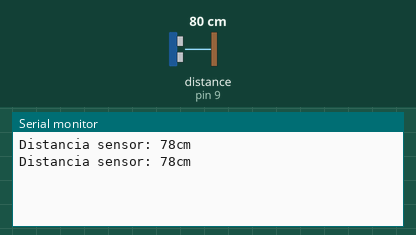
Simulated run of this sketch. Board: Arduino Uno, built with avr-gcc and run on an emulated ATmega328P. On the bench: the last lines printed to the serial monitor. Wiring (inferred from the names in the program): ultrasonic range finder: trigger pin 8; echo pin 9. Inputs (shaded band) come from the test bench; at power-on: distance to the obstacle (sensor on pin 9) 80 cm. The echo pulse lasts 58.3 µs per cm.

Above: at 5.8 s.
5.9 s: distance to the obstacle (sensor on pin 9) set to 2 cm
At 11.2 s:
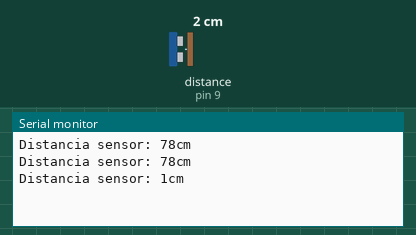
11.9 s: distance to the obstacle (sensor on pin 9) set to 4 cm
At 16.2 s:
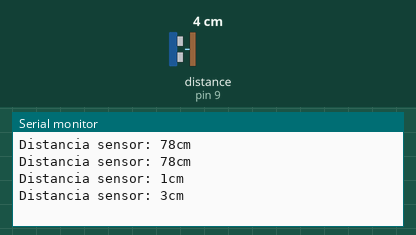
Timing chart, 0 to 17.7 s (numbered marks = the images above; inputs shaded):
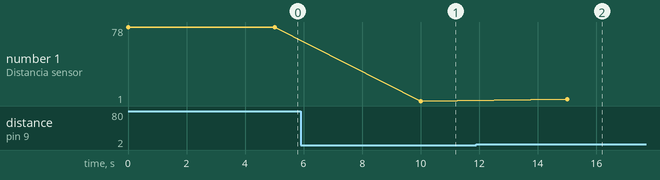

Measured:
- after the input at 5.9 s, the serial monitor: prints a new line after 4.1 s (image 1)
- after the input at 11.9 s, the serial monitor: prints a new line after 3.1 s (image 2)
- plotted number 1: 78 → 1 after the input at 5.9 s, 1 → 3 after the input at 11.9 s

The sketch:

sensor_nivel_ultrasonico_test.ino
```cpp
const byte trigger = 8;
const byte echo = 9;

void setup() {
  pinMode(trigger, OUTPUT);
  pinMode(echo, INPUT);
  digitalWrite(trigger, LOW);
  Serial.begin(9600);
}

void loop() {
  long tiempo;
  long distancia;

  digitalWrite(trigger, HIGH);
  delayMicroseconds(10);
  digitalWrite(trigger, LOW);

  tiempo = pulseIn(echo, HIGH);
  distancia = tiempo/59;

  Serial.print("Distancia sensor: ");
  Serial.print(distancia);
  Serial.print("cm");
  Serial.println();
  delay(5000);
}
```
